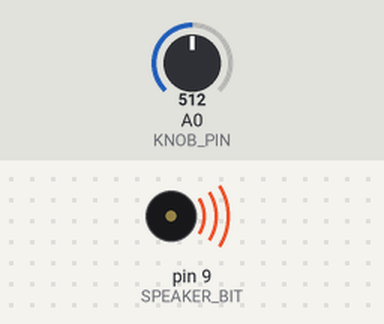
A sketch run on a simulated Arduino Uno, built with avr-gcc and run on an emulated ATmega328P. Parts: buzzer (waves = sounding). Inputs (shaded band) come from the test bench; at power-on: A0 (KNOB_PIN) = 512.

Above: at 0.1 s.
At 24.87 s:
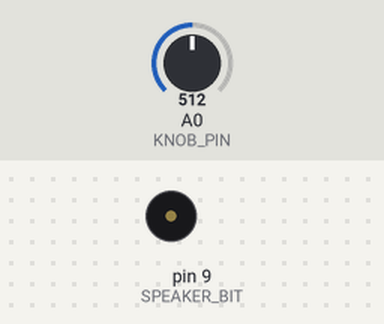
Timing chart, 0 to 40.0 s (numbered marks = the images above):
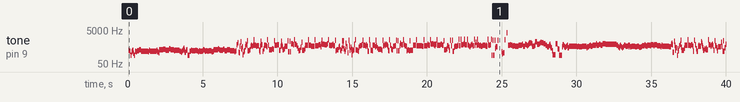

The sketch:

arduino_octode.ino
```cpp
// Octode beeper engine port from ZX Spectrum to Arduino
// by Shiru (shiru@mail.ru) 11.02.17

//
// Works with Arduino IDE 1.8.1
//

// if set to 1, will enable physical knobs to change replay speed (use with caution)
#define ANALOG_KNOBS 0

//include music data generated by the convert_arduino_octode.py script

//#include "music_test.h"
//#include "music_rotor.h"
#include "music_dazbog.h"
//#include "music_shiru.h"

//general settings

#define SAMPLE_RATE           (3500000/275)     //original Octode runs at 12727 Hz, this code allows to set ~7800 to 96000 Hz (but converter script should be edited first)
//#define SAMPLE_RATE           (3500000/145)     //original Octode runs at 12727 Hz, this code allows to set ~7800 to 96000 Hz (but converter script should be edited first)


//#define SPEAKER_PORT          PORTD             //speaker is on the port D
//#define SPEAKER_DDR           DDRD
//#define SPEAKER_BIT           (1<<7)            //PD7 (Uno pin 7)

#define SPEAKER_PORT          PORTB             //speaker is on the port b
#define SPEAKER_DDR           DDRB
#define SPEAKER_BIT           (1<<1)            //Pb1 (Uno pin 9)

#define LED 8


const int KNOB_PIN = 0; // set the input for the knob to analog pin 0
int current_speed0 = 1;
int current_speed = 1;


//array of counters and reload values, for each channel

unsigned char cnt_value[8];
unsigned char cnt_load [8];

//previous speaker output state

unsigned char output_state;

//'drum' sound synth variables

unsigned char click_drum;
unsigned char click_drum_len;
unsigned char click_drum_cnt_1;
unsigned char click_drum_cnt_2;
unsigned char click_drum_cnt_3;

//sync counter to syncronize the music parser with the synth code
//it is volatile because it the main thread reads it back

volatile unsigned int parser_sync;

//song parser variables

unsigned int song_speed;
unsigned char order_pos;
const unsigned char *pattern;


//load next pattern from the PROGMEM

void new_pattern(void)
{
  while(1)
  {
    //read next pattern pointer from the PROGMEM

    pattern=(const unsigned char*)pgm_read_word(&(music_order_list[order_pos++]));

    //if iti s NULL, order list gets looped

    if(!pattern) order_pos=music_loop_position; else break;
  }

  //read speed value for new pattern

  song_speed =pgm_read_byte_near(pattern);    ++pattern;
  song_speed|=pgm_read_byte_near(pattern)<<8; ++pattern;
}


//initialize all

void setup()
{
	unsigned char i;

	cli();

	//initialize song parser and drum synth variables

	output_state=0;
	parser_sync=0;
	order_pos=0;

  click_drum_len=0;
  click_drum_cnt_1=0;
  click_drum_cnt_2=0;
  click_drum_cnt_3=3;

  //initialize channel counters

  for(i=0;i<8;++i)
  {
    cnt_value[i]=0;
    cnt_load[i]=0;
  }

  //load first pattern of the song

  new_pattern();

  //set a port pin as the output

	SPEAKER_DDR|=SPEAKER_BIT;

  //set timer2 to generate interrupts at the sample rate

	TCCR2A=0;
	TCCR2B=0;
	TCNT2 =0;

	TCCR2A|=(1<<WGM21);
	TCCR2B|=(0<<CS02)|(1<<CS01)|(0<<CS00);  //prescaler=8
	TIMSK2|=(1<<OCIE2A);

	OCR2A=16000000/8/SAMPLE_RATE;

	sei();
}


ISR(TIMER2_COMPA_vect)
{
  //output the output state generated in the previous interrupt call as early as possible
  //that's to avoid jitter, because outputting the value near end of the interrupt handler
  //would be happening at slightly different times depending from the counters state

  SPEAKER_PORT=output_state;

  //also decrement sync variable early, although this isn't that important, no noticeable jitter possible

  if(parser_sync) --parser_sync;

  //clear output state

  output_state=0;

  if(!click_drum_len)
  {
     //if the synth in the tone mode, process all counters and set the output bit when any of them gets reloaded

    if(cnt_load[0]) { --cnt_value[0]; if(cnt_value[0]==255) { output_state=SPEAKER_BIT; cnt_value[0]=cnt_load[0]; } }
    if(cnt_load[1]) { --cnt_value[1]; if(cnt_value[1]==255) { output_state=SPEAKER_BIT; cnt_value[1]=cnt_load[1]; } }
    if(cnt_load[2]) { --cnt_value[2]; if(cnt_value[2]==255) { output_state=SPEAKER_BIT; cnt_value[2]=cnt_load[2]; } }
    if(cnt_load[3]) { --cnt_value[3]; if(cnt_value[3]==255) { output_state=SPEAKER_BIT; cnt_value[3]=cnt_load[3]; } }
    if(cnt_load[4]) { --cnt_value[4]; if(cnt_value[4]==255) { output_state=SPEAKER_BIT; cnt_value[4]=cnt_load[4]; } }
    if(cnt_load[5]) { --cnt_value[5]; if(cnt_value[5]==255) { output_state=SPEAKER_BIT; cnt_value[5]=cnt_load[5]; } }
    if(cnt_load[6]) { --cnt_value[6]; if(cnt_value[6]==255) { output_state=SPEAKER_BIT; cnt_value[6]=cnt_load[6]; } }
    if(cnt_load[7]) { --cnt_value[7]; if(cnt_value[7]==255) { output_state=SPEAKER_BIT; cnt_value[7]=cnt_load[7]; } }
  }
  else
  {
    digitalWrite(LED,HIGH);
    //if the synth in the drum mode, generate a beep with a bit of pseudo-random noise

    if(((click_drum_cnt_1^click_drum_cnt_2^click_drum_cnt_3)>>click_drum)&1) output_state=SPEAKER_BIT;

    click_drum_cnt_1+=3;

    if(click_drum_len&1) click_drum_cnt_2+=18;

    if(!(click_drum_len&3)) click_drum_cnt_3+=1;

    --click_drum_len;
  }
}


void updateControl(){
 //  int knob_value = analogRead(KNOB_PIN); // value is 0-1023
 //  current_speed = map(knob_value,0,1023, 1/2, 5/2);
}

//main loop

void loop()
{
	unsigned char n;

	while(1)
	{
		//update row
    //read the first byte of a pattern row
    int knob_value = analogRead(KNOB_PIN); // value is 0-1023

   // if (ANALOG_KNOBS==1) {
     current_speed = constrain(map(knob_value,0,1023, 2, 20),2, 20);
    // current_speed = constrain(current_speed0, 1, 10);
   // }
    //  else { current_speed = 2 ; }


		n=pgm_read_byte_near(pattern);

    if(n==0xff) //check if it is end of the pattern, load a new one
    {
      new_pattern();

      n=pgm_read_byte_near(pattern);  //re-read first byte of the pattern
    }

    //re-reading pattern causes speed value to be reloaded too, so this is the earliest point to set up the sync counter

       if (ANALOG_KNOBS==1) {
            parser_sync=song_speed*(current_speed/2);
            // parser_sync=song_speed*1.25;
    }
      else { parser_sync=song_speed; }

    //check if the byte is actually a drum code rather than a note counter value, setup the drum mode if so

		if(n>=0xf0)
		{
			click_drum=7-(n-0xf0);
      click_drum_len=128;

			++pattern;  //skip to the next byte
		}

    //read 8 bytes of the pattern and put them to the channel counter reload variables

		cnt_load[0]=pgm_read_byte_near(pattern); ++pattern;
		cnt_load[1]=pgm_read_byte_near(pattern); ++pattern;
    cnt_load[2]=pgm_read_byte_near(pattern); ++pattern;
    cnt_load[3]=pgm_read_byte_near(pattern); ++pattern;
    cnt_load[4]=pgm_read_byte_near(pattern); ++pattern;
    cnt_load[5]=pgm_read_byte_near(pattern); ++pattern;
    cnt_load[6]=pgm_read_byte_near(pattern); ++pattern;
    cnt_load[7]=pgm_read_byte_near(pattern); ++pattern;

		//wait for the next row
    //delay 1 is important, by some reason sng tempo starts to jump a lot without it

		while(parser_sync>0) delay(1);
	}

}
```

Source omitted: music_dazbog.h (data table, 74677 bytes)

Measured:
- by itself, tone on pin 9 (SPEAKER_BIT): plays 318 Hz for 0.08 s, 276 Hz for 0.04 s, 160 Hz for 0.08 s, 257 Hz for 0.04 s, 295 Hz for 0.04 s, 328 Hz for 0.04 s … (465 notes in this stretch)
